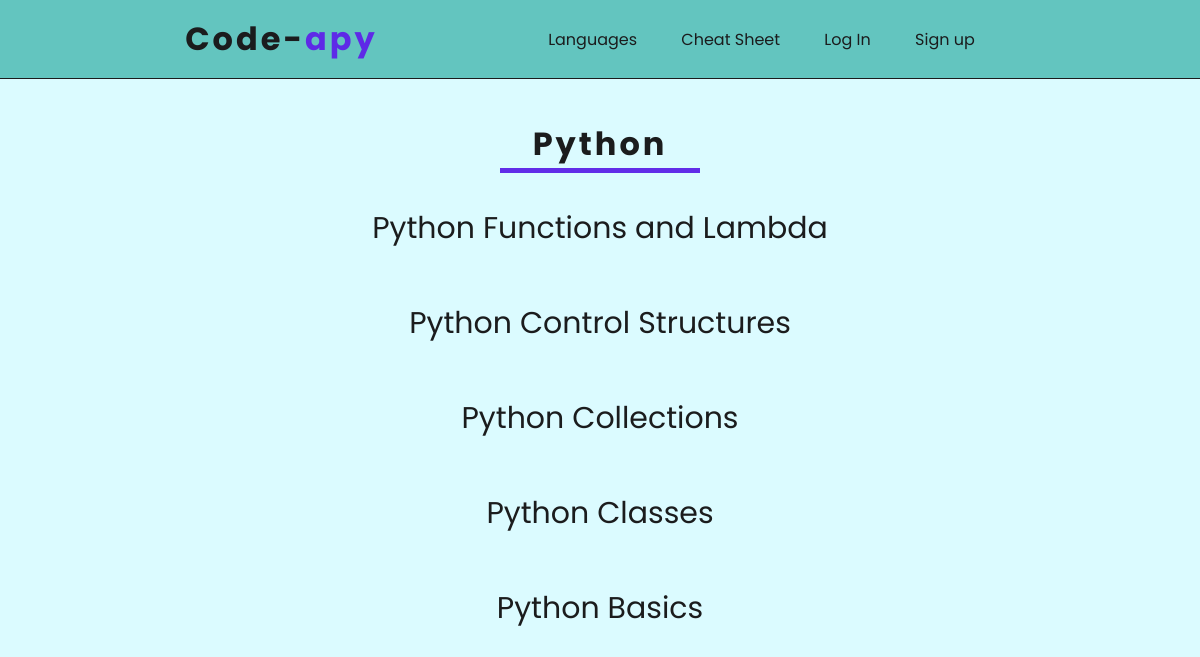
The page /languages/Python/ on the database its author committed.
### mainSite/models.py (models this page shows, shortened)
class Module(models.Model):
    title = models.CharField(max_length=200)
    language = models.CharField(max_length=200, default = "none")
    module_number = models.IntegerField(default=0)

class Lesson(models.Model):
    lesson_title = models.CharField(max_length=200)
    lesson_code_text = models.TextField()
    lesson_psudo_code = models.TextField()
    lesson_plain_text = models.TextField()
    needs_psudo = models.BooleanField()
    difficulty_level = models.CharField(max_length=200, default = "easy")
    module = models.ForeignKey(Module, on_delete=models.CASCADE)

### mainSite/views.py (the view)
# urls.py: path('languages/<str:title>/', views.module, name='module'),
def module(request, title):
    module = get_object_or_404(Module, title = title)
    return render(request, 'mainSite/modules.html', {'module': module})

### mainSite/templates/mainSite/modules.html (shortened to what this page needs)
<!DOCTYPE html>
<html lang="en">
<head>
    {%load static%}
    <link rel="stylesheet" type="text/css" href="{% static 'mainSite/styles.css' %}">
</head>
<body>
    <header>
        <h1 class="site-name"><a href="/home">Code-<span>apy</span></a></h1>
        <nav class="nav-items">
            <span><a href="/languages">Languages</a></span>
            <span><a href="/cheatsheet">Cheat Sheet</a></span>
            {% if user.is_authenticated %}
            <span><a href="{% url 'logout' %}">Log Out</a></span>
                    {% else %}
                         <span><a href="{% url 'login' %}">Log In</a></span>
                         <span><a href="/accounts/signup">Sign up</a></span>
                    {% endif %}
        </nav>
    </header>
    <div class="main main_list">
        <h1 class="list_title">{{ module.title }}</h1>
        <div class="line"></div>
    </div>
    <div class="list">
        <ul>
            {% for lesson in module.lesson_set.all %}
            <li class="lesson"><a href="/languages/{{ module.title }}/{{ lesson.lesson_title }}/">{{ lesson.lesson_title }}</a></li>
            {% endfor %}
        </ul>
    </div>
</body>
</html>

### mainSite/static/mainSite/styles.css (style rules this page uses)
* { box-sizing: border-box; padding: 0; margin: 0; }
body { background-color: hsl(187, 100%, 93%); }
header, .site-name, .site-name span, .site-name a, .nav-items, .nav-items span, .nav-items a { background-color: hsl(176, 46%, 58%); font-family: 'Poppins', sans-serif; }
.site-name span { color: rgb(94, 42, 231); }
.site-name a { text-decoration: none; color: hsl(200, 4%, 11%); }
.site-name { color: hsl(200, 4%, 11%); letter-spacing: 3px; }
header { display: flex; justify-content: space-around; align-items: center; flex-wrap: wrap; padding: 15px 10%; position: fixed; width: 100%; z-index: 1; border-bottom: 1px solid hsl(200, 4%, 11%); }
.nav-items { list-style-type: none; padding: 0px 20px; }
.nav-items span { display: inline-block; padding: 0px 20px; }
.nav-items a { color: hsl(200, 4%, 11%); text-decoration: none; }
.main { display: flex; justify-content: center; position: relative; padding-top: 8%; color: hsl(200, 4%, 11%); margin: auto; font-family: 'Poppins', sans-serif; }
@media screen and (max-width: 1500px) { .main { padding-top: 10%; } }
.main_list { flex-direction: column; align-items: center; }
.list_title { letter-spacing: 3px; }
.line { background-color:hsl(257, 80%, 54%); height: 5px; width: 200px; }
.list ul { display: flex; flex-direction: column; align-items: center; line-height: 70px; }
.list li { list-style: none; flex-direction: column; margin-top: 20px; }
.list a { color: hsl(200, 4%, 11%); text-decoration: none; font-size: 30px; font-family: 'Poppins', sans-serif; }

### rows shown on the page
Module: title "Python"
Lesson: lesson_title "Python Functions and Lambda"
Lesson: lesson_title "Python Control Structures"
Lesson: lesson_title "Python Collections"
Lesson: lesson_title "Python Classes"
Lesson: lesson_title "Python Basics"
